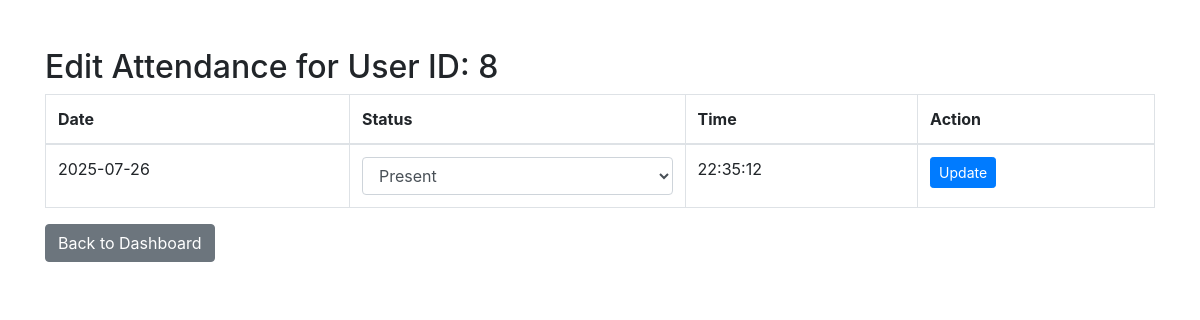
Page /edit_attendance/8 (signed in) on the committed database.
### tables this page shows
CREATE TABLE attendance (
                        id INTEGER PRIMARY KEY AUTOINCREMENT,
                        user_id INTEGER,
                        date TEXT,
                        status TEXT, time TEXT,
                        FOREIGN KEY (user_id) REFERENCES users (id)
                      );

### app.py (the view, shortened to what this page needs)
@app.route('/edit_attendance/<int:user_id>', methods=['GET', 'POST'])
def edit_attendance(user_id):
    if 'user_id' not in session or session['role'] != 'admin':
        return redirect(url_for('login'))
    with sqlite3.connect("attendance.db") as conn:
        cursor = conn.cursor()
        cursor.execute("SELECT id, date, status, time FROM attendance WHERE user_id = ?", (user_id,))
        records = cursor.fetchall()
    return render_template('edit_attendance.html', records=records, user_id=user_id)

### templates/edit_attendance.html (shortened to what this page needs)
<!DOCTYPE html>
<html>
<head>
    <link rel="stylesheet" href="https://stackpath.bootstrapcdn.com/bootstrap/4.5.2/css/bootstrap.min.css">
</head>
<body>
<div class="container mt-5">
    <h2>Edit Attendance for User ID: {{ user_id }}</h2>
    <table class="table table-bordered">
        <thead>
            <tr><th>Date</th><th>Status</th><th>Time</th><th>Action</th></tr>
        </thead>
        <tbody>
            {% for record in records %}
            <tr>
                <form method="POST">
                    <td>{{ record[1] }}</td>
                    <td>
                        <select name="status" class="form-control">
                            <option value="present" {% if record[2] == 'present' %}selected{% endif %}>Present</option>
                        </select>
                    </td>
                    <td>{{ record[3] }}</td>
                    <td><button type="submit" class="btn btn-primary btn-sm">Update</button></td>
                </form>
            </tr>
            {% endfor %}
        </tbody>
    </table>
    <a href="{{ url_for('admin_dashboard') }}" class="btn btn-secondary">Back to Dashboard</a>
</div>
</body>
</html>

### rows in the picture
attendance: date "2025-07-26", status "Present", time "22:35:12"

### other values in the picture
{{ user_id }} "8"
